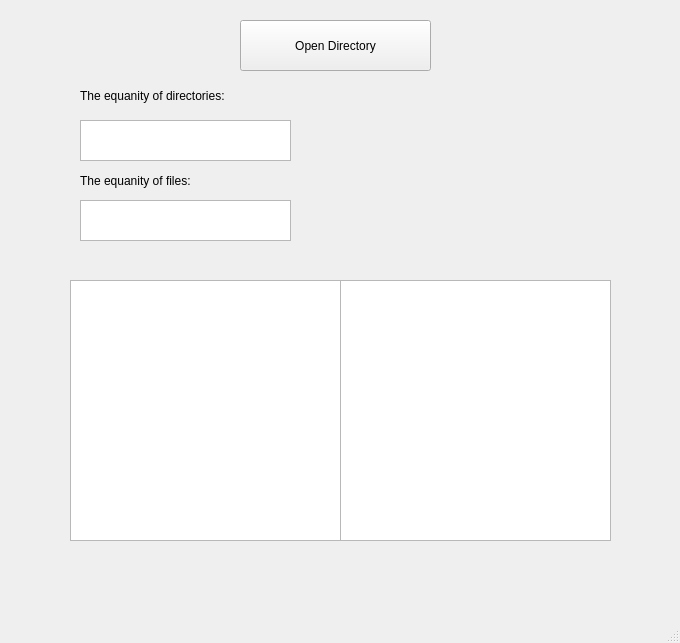
<?xml version="1.0" encoding="UTF-8"?>
<ui version="4.0">
 <class>MainWindow</class>
 <widget class="QMainWindow" name="MainWindow">
  <property name="geometry">
   <rect>
    <x>0</x>
    <y>0</y>
    <width>680</width>
    <height>643</height>
   </rect>
  </property>
  <property name="windowTitle">
   <string>MainWindow</string>
  </property>
  <widget class="QWidget" name="centralwidget">
   <widget class="QPushButton" name="pushButton">
    <property name="geometry">
     <rect>
      <x>240</x>
      <y>20</y>
      <width>191</width>
      <height>51</height>
     </rect>
    </property>
    <property name="text">
     <string>Open Directory</string>
    </property>
   </widget>
   <widget class="QTextBrowser" name="textBrowser">
    <property name="geometry">
     <rect>
      <x>70</x>
      <y>280</y>
      <width>271</width>
      <height>261</height>
     </rect>
    </property>
   </widget>
   <widget class="QTextBrowser" name="textBrowser_2">
    <property name="geometry">
     <rect>
      <x>80</x>
      <y>120</y>
      <width>211</width>
      <height>41</height>
     </rect>
    </property>
   </widget>
   <widget class="QLabel" name="label">
    <property name="geometry">
     <rect>
      <x>80</x>
      <y>70</y>
      <width>201</width>
      <height>51</height>
     </rect>
    </property>
    <property name="text">
     <string>The equanity of directories:</string>
    </property>
   </widget>
   <widget class="QLabel" name="label_2">
    <property name="geometry">
     <rect>
      <x>80</x>
      <y>160</y>
      <width>141</width>
      <height>41</height>
     </rect>
    </property>
    <property name="text">
     <string>The equanity of files: </string>
    </property>
   </widget>
   <widget class="QTextBrowser" name="textBrowser_3">
    <property name="geometry">
     <rect>
      <x>80</x>
      <y>200</y>
      <width>211</width>
      <height>41</height>
     </rect>
    </property>
   </widget>
   <widget class="QTextBrowser" name="textBrowser_4">
    <property name="geometry">
     <rect>
      <x>340</x>
      <y>280</y>
      <width>271</width>
      <height>261</height>
     </rect>
    </property>
   </widget>
  </widget>
  <widget class="QMenuBar" name="menubar">
   <property name="geometry">
    <rect>
     <x>0</x>
     <y>0</y>
     <width>680</width>
     <height>22</height>
    </rect>
   </property>
  </widget>
  <widget class="QStatusBar" name="statusbar"/>
 </widget>
 <resources/>
 <connections/>
</ui>
